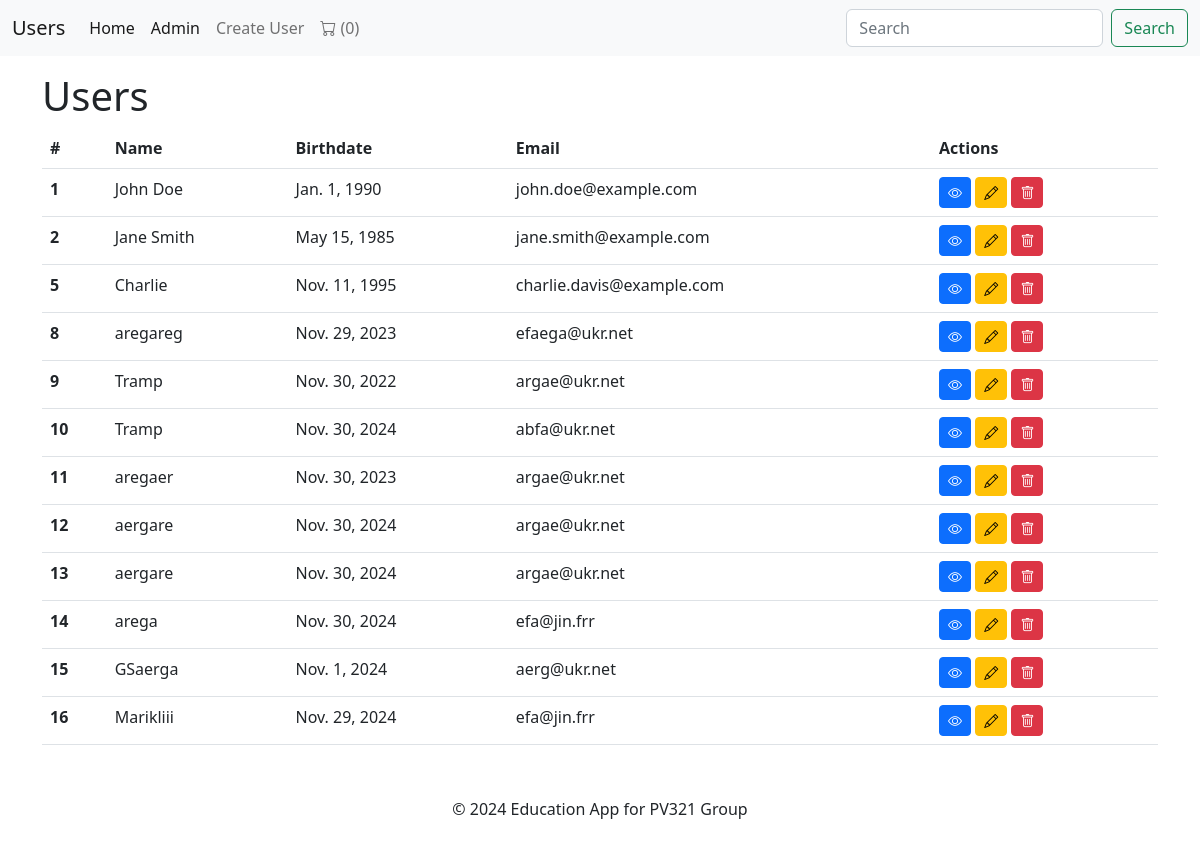
/users/home/, run on an earlier commit of the app's database.
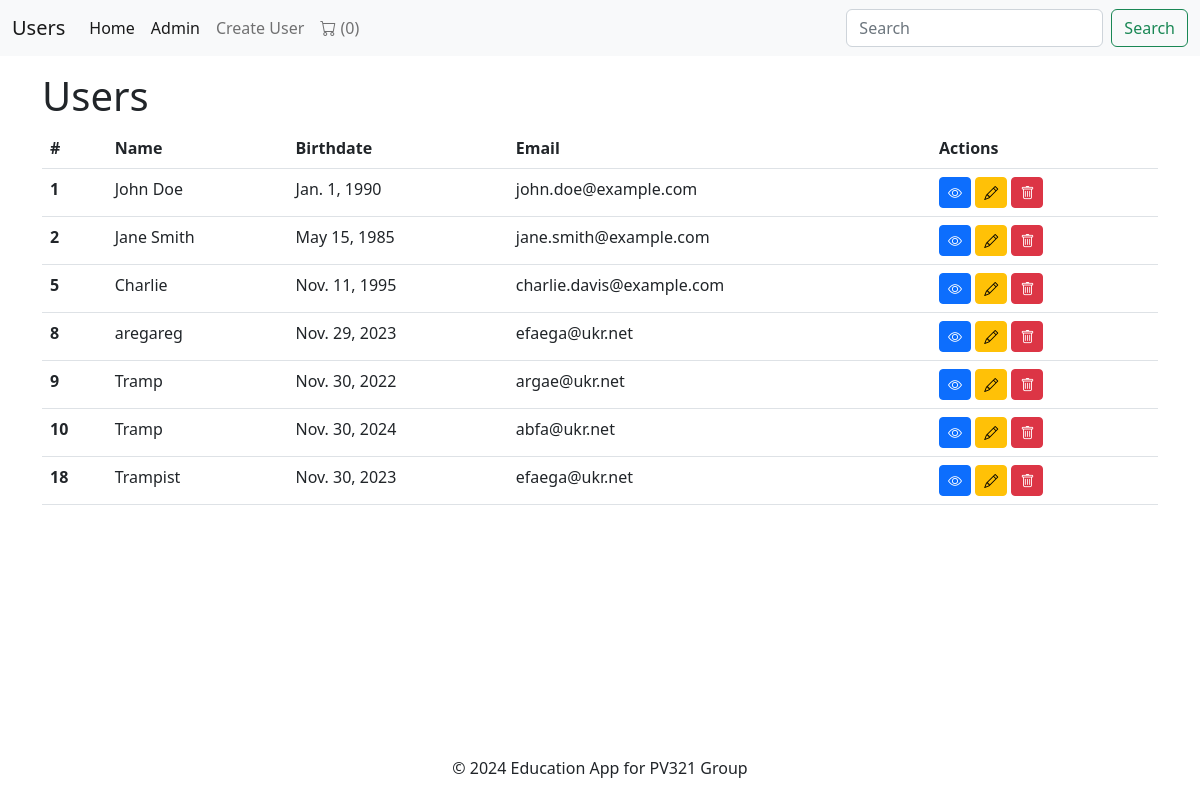
And on a later commit of the database.
### users/models.py (models this page shows, shortened)
class User(models.Model):
    POSITIONS = [
        ("1", "Developer"),
        ("2", "Designer"),
        ("3", "Manager"),
        ("4", "Administrator")
    ]
    name = models.CharField(max_length=255)
    email = models.EmailField()
    birthdate = models.DateField()
    username = models.CharField(max_length=255)
    avatar = models.ImageField(upload_to="avatars/", blank=True, null=True)
    position = models.CharField(max_length=255, choices=POSITIONS, blank=True, null=True)

### users/views.py (the view)
# urls.py: 2. Add a URL to urlpatterns:  path('', views.home, name='home')
def home(request):
    users = User.objects.all()
    return render(request, "index.html", {"users": users})

### cart/cart.py (called while the page is built)
def get_cart_items(session):
    return session.get(CART_KEY, {})

def get_cart_size(session):
    return len(get_cart_items(session))

### first_app/context_processors.py (called while the page is built)
def cart_count(request):
    return {'cart_count': get_cart_size(request.session)}

### users/templates/index.html
{% extends '_layout.html' %}
{% block header %}Users{% endblock %}
{% block content %}
<table class="table">
    <thead>
        <tr>
            <th scope="col">#</th>
            <th scope="col">Name</th>
            <th scope="col">Birthdate</th>
            <th scope="col">Email</th>
            <th scope="col">Actions</th>
        </tr>
    </thead>
    <tbody>
        {% for user in users %}
        <tr>
            <th scope="row">{{user.id}}</th>
            <td>{{user.name}}</td>
            <td>{{user.birthdate}}</td>
            <td>{{user.email}}</td>
            <td>
                <a href="/users/details/{{user.id}}" class="btn btn-primary btn-sm"><i class="bi bi-eye"></i></a>
                <a href="/users/edit/{{user.id}}" class="btn btn-warning btn-sm"><i class="bi bi-pencil"></i></a>
                <a href="/users/delete/{{user.id}}" class="btn btn-danger btn-sm"><i class="bi bi-trash"></i></a>
            </td>
        </tr>
        {% endfor %}
    </tbody>
</table>
{% endblock %}

### users/templates/_layout.html (shortened to what this page needs)
{% load static %}
<!DOCTYPE html>
<html lang="en">
<head>
    <link href="https://cdn.jsdelivr.net/npm/bootstrap@5.2.3/dist/css/bootstrap.min.css" rel="stylesheet"
>
    <link rel="stylesheet" href="https://cdn.jsdelivr.net/npm/bootstrap-icons@1.11.3/font/bootstrap-icons.min.css">
    <link rel="stylesheet" href="{% static 'style.css' %}">
</head>
<body>
    <nav class="navbar navbar-expand-lg bg-light">
        <div class="container-fluid">
            <a class="navbar-brand" href="/users">Users</a>
            <div class="collapse navbar-collapse" id="navbarSupportedContent">
                <ul class="navbar-nav me-auto mb-2 mb-lg-0">
                    <li class="nav-item">
                        <a class="nav-link active" aria-current="page" href="/users/home">Home</a>
                    </li>
                    <li class="nav-item">
                        <a class="nav-link active" aria-current="page" href="/admin">Admin</a>
                    </li>
                    <li class="nav-item">
                        <a class="nav-link" href="/users/create/">Create User</a>
                    </li>
                    <li class="nav-item">
                        <a class="nav-link" href="/cart">
                            <i class="bi bi-cart"></i> ({{cart_count}})
                        </a>
                    </li>
                </ul>
                <form class="d-flex" role="search">
                    <input class="form-control me-2" type="search" placeholder="Search" aria-label="Search">
                    <button class="btn btn-outline-success" type="submit">Search</button>
                </form>
            </div>
        </div>
    </nav>
    <div class="container my-3">
        <h1>{% block header %}Title{% endblock %}</h1>
        <main>
            {% block content %}{% endblock %}
        </main>
    </div>
    <footer>
        <span>&copy; 2024 Education App for PV321 Group</span>
    </footer>
</body>
</html>

### users/static/style.css (style rules this page uses)
body { min-height: 100vh; display: flex; flex-direction: column; }
body>.container { flex-grow: 1; }
footer { text-align: center; padding: 20px; }

What changed in the data, as far as the page shows it:
removed User: id "11", name "aregaer", birthdate "Nov. 30, 2023", email "argae@ukr.net"
removed User: id "12", name "aergare", birthdate "Nov. 30, 2024", email "argae@ukr.net"
removed User: id "13", name "aergare", birthdate "Nov. 30, 2024", email "argae@ukr.net"
removed User: id "14", name "arega", birthdate "Nov. 30, 2024", email "efa@jin.frr"
removed User: id "15", name "GSaerga", birthdate "Nov. 1, 2024", email "aerg@ukr.net"
removed User: id "16", name "Marikliii", birthdate "Nov. 29, 2024", email "efa@jin.frr"
added User: id "18", name "Trampist", birthdate "Nov. 30, 2023", email "efaega@ukr.net"
